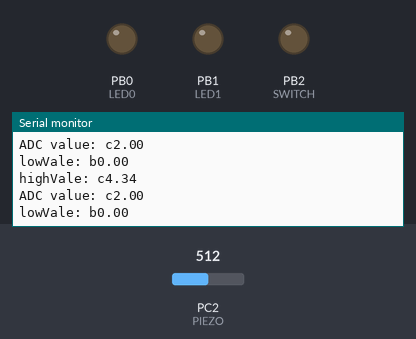
A program run on a simulated ATmega328P, built with avr-gcc and emulated at 12 MHz (the files do not name the chip). On the bench: output pins drawn as LEDs (lit = HIGH), the last lines printed to the serial monitor. The test bench sets the inputs (shaded band); at power-on: PC2 (PIEZO) = 512.

Above: at 1.2 s.
1.3 s: PC2 (PIEZO) set to 534
At 2.0 s:
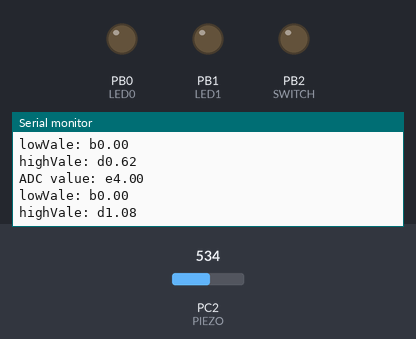
2.9 s: PC2 (PIEZO) set to 561
At 3.7 s:
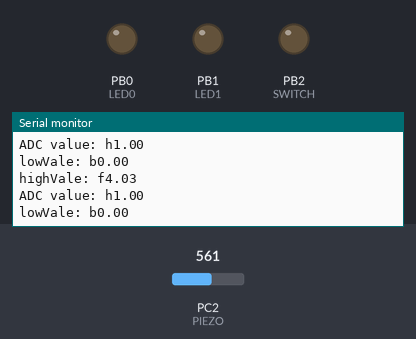
4.4 s: PC2 (PIEZO) set to 623
At 5.1 s:
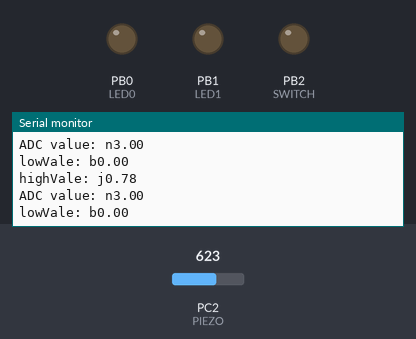
5.9 s: PC2 (PIEZO) set to 639
At 6.8 s:
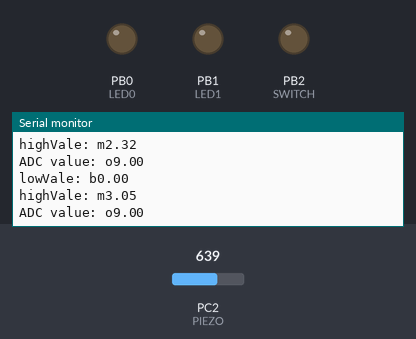
7.4 s: PC2 (PIEZO) set to 755
At 8.4 s:
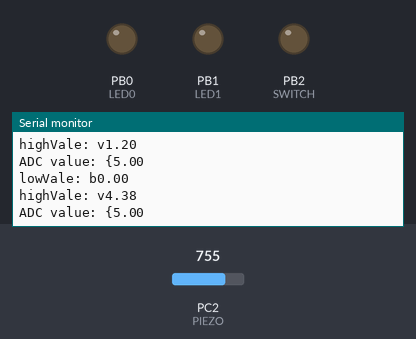
8.9 s: PC2 (PIEZO) set to 784
At 9.9 s:
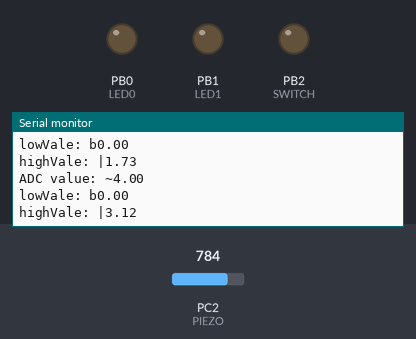
Timing chart, 0 to 11.4 s (numbered marks = the images above; inputs shaded):
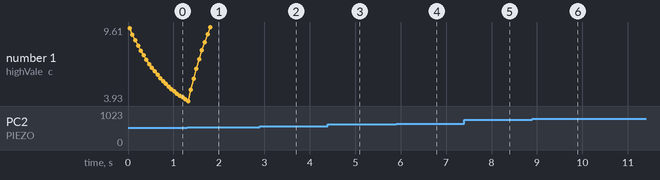

Measured:
- the behaviour switches between 545 and 546 on PC2 (PIEZO) (found by bisection; images 1 and 2)
- the behaviour switches between 630 and 631 on PC2 (PIEZO) (found by bisection; images 3 and 4)
- the behaviour switches between 771 and 772 on PC2 (PIEZO) (found by bisection; images 5 and 6)
- after the input at 1.3 s, the serial monitor: prints a new line after 0.05 s (image 1)
- after the input at 2.9 s, the serial monitor: prints a new line at once (image 2)
- after the input at 4.4 s, the serial monitor: prints a new line at once (image 3)
- after the input at 5.9 s, the serial monitor: prints a new line at once (image 4)
- after the input at 7.4 s, the serial monitor: prints a new line at once (image 5)

The program:

main.c
```c
/*
	footstepDetector_fix.c
	Sensitive footstep-detector and EWMA demo

	We will be using the ADC and a sensor to make essentially a DIY accelerometer, but one that is specifically
	tuned to detect very small vibrations like taps on a tabletop, tiny earthquakes, or in my case, a person
	walking up the stairs.

	+) The circuit:
										VCC
										|
										|
										R1 (1Mohm)
	AVR PC2								|
	----------R3(10 kOhm)---------------|----------------
										|				|
										R2 (1Mohm)		Piezo Element
										|				|
										|				|
										GND				GND


 */

#define F_CPU		12000000UL				// Clock CPU: 12MHz
#include <avr/io.h>
#include <util/delay.h>
#include <avr/sleep.h>
#include "USART_RS232.h"

/*	Define device pins	*/
#define	LED_DDR		DDRB
#define LED_PORT	PORTB
#define LED0		PORTB0
#define LED1		PORTB1

#define PIEZO		PORTC2
#define SWITCH		PORTB2					// turn on when detecting footstep with LED0/1
#define	USE_POT		0						// if using pot, define USE_POT to 1
#if USE_POT
#define	POT			PORTC5
#endif

/*	Define constant symbolic	*/
#define ON_TIME			2000				// time (ms) for turning on LED
#define CYCLE_DELAY		10
#define INITIAL_PADDING	16					// higher is less sensitive


void initADC(void)
{
	ADMUX |= (1 << REFS0);						// AVCC with external capacitor at AREF pin
	ADCSRA |= (1 << ADPS2) | (1 << ADPS1);		// prescaler = 64 -> clock ADC = 12MHz/64 = 187.5kHz
	ADCSRA |= (1 << ADEN);						// enable ADC
}

uint16_t readADC(uint8_t channel)
{
	ADMUX = (0xF0 & ADMUX) | channel;			// choose ADC5 as input
	ADCSRA |= (1 << ADSC);						// start ADC conversion
	while (ADCSRA & (1 << ADSC));				// loop until complete conversion
	return (ADC);
}

void printFloat(float number) {
	number = round(number * 100) / 100;									// round off to 2 decimal places
	transmitByte('0' + number / 10);									// tens place
	transmitByte('0' + number - 10 * floor(number / 10));				// ones place
	transmitByte('.');
	transmitByte('0' + (number * 10) - floor(number) * 10);				// first decimal digit
	transmitByte('0' + (number * 100) - floor(number * 10) * 10);		// second decimal digit
}

int main(void)
{
	/*------------Inits-----------*/
    uint16_t lightsOutTimer = 0;
    uint16_t adcValue;
	float middleValue = 511;
	float highValue = 520;
	float lowValue = 500;
	float noiseVolume = 0;
	uint8_t padding = INITIAL_PADDING;
	LED_DDR = ((1 << LED0) | (1 << LED1) | (1 << SWITCH));
	initADC();
	initUSART();

	/*------------Loop event-------*/
    while (1)
    {
		adcValue = readADC(PIEZO);			// read value from sensor Piezo

		 /* moving average -- tracks sensor's bias voltage */
		 middleValue = (float)(adcValue / 16) + (15 * middleValue) / 16;

		 /* Moving Average:
			+) Above middleValue: highValue ? Updated when adcValue > middleValue
			+) Below middleValue: lowValue  ? Updated when adcValue < middleValue		*/
		 if (adcValue > middleValue)
		 {
			 highValue = (float)(adcValue / 16) + (15 * highValue) / 16;
		 }
		 if (adcValue < middleValue)
		 {
			 lowValue = (adcValue / 16) + (15 * lowValue) / 16;;
		 }

		 /*	highValue   lowValue: background noise
			? padding: Add a small margin to the background noise for calibration
			? Prevent the sensor from being overly sensitive to minor changes.		*/
		 noiseVolume = highValue - lowValue + padding;

		 /* Now check to see if ADC value above or below thresholds */
		 if (adcValue < (middleValue - noiseVolume))
		 {
			 LED_PORT = (1 << LED0) | (1 << SWITCH);       // one LED, switch
			 lightsOutTimer = ON_TIME / CYCLE_DELAY;       // reset timer
		 }
		 else if (adcValue > (middleValue + noiseVolume))
		 {
			 LED_PORT = (1 << LED1) | (1 << SWITCH);		// other LED, switch
			 lightsOutTimer = ON_TIME / CYCLE_DELAY;        // reset timer
		 }
		 else
		 {                            /* Nothing seen, turn off lights */
			 LED_PORT &= ~(1 << LED0);
			 LED_PORT &= ~(1 << LED1);						// both off
			 if (lightsOutTimer > 0)						// time left on timer
			 {
				 lightsOutTimer--;
			 }
			 else											 // time's up
			 {
				 LED_PORT &= ~(1 << SWITCH);                 // turn switch off
			 }
		 }

		 #if USE_POT                          // optional padding potentiometer
		 padding = readADC(POT) >> 4;         // modify padding through PC5
		 #endif
		 /* Serial output and delay */
		 printString("\r\nADC value: ");
		 printFloat(adcValue);
		 printString("\r\nlowVale: ");
		 printFloat(lowValue);
		 printString("\r\nhighVale: ");
		 printFloat(highValue);
		 _delay_ms(CYCLE_DELAY);
	}

}
```

USART_RS232.c
```c
/*
	Các hàm đơn giản giúp truyền thông nối tiếp hoạt động.

	Lưu ý rằng receiveByte() là hàm dạng blocking — nó sẽ ngồi chờ mãi mãi cho đến khi có
	một byte dữ liệu đến. Nếu bạn đang làm điều gì đó thú vị hơn, bạn sẽ muốn triển khai
	chức năng này bằng ngắt (interrupts).

	initUSART yêu cầu BAUDRATE phải được định nghĩa để tính toán hệ số nhân tốc độ truyền (bit-rate multiplier).
	Giá trị 9600 là một mặc định hợp lý.

	NOTE: Có thể không hoạt động với vài chip AVR cũ như: Mega8, Mega16, Mega32, Tiny2313, ...
*/

#include <avr/io.h>
#include "USART_RS232.h"
#include <util/setbaud.h>

// Khởi tạo USART
void initUSART(void)
{
	// UBRR0H và UBRR0L được tính toán trong file <setbaud.h>
	UBRR0H = UBRRH_VALUE;
	UBRR0L = UBRRL_VALUE;

	// Chỉ thị tiền xử lý về việc có sử dụng chế độ double-speed hay không?
	#if USE_2X
	UCSR0A |= (1 << U2X0);
	#else
	UCSR0A &= ~(1 << U2X0);
	#endif

	// Khởi tạo 2 thanh ghi UCSR0B và UCSR0C
	UCSR0B = (1 << RXEN0) | (1 << TXEN0);				// Receive, Transmit mode enable
	UCSR0C = (1 << UCSZ01) | (1 << UCSZ00);				// 8 data bits, 1 stop bit, no parity bit
}

// Hàm truyền dữ liệu qua USART
void transmitByte(uint8_t data)
{
	// Đợi đến khi UDRE = 1 (hay là Data Register sẵn sàng nhận dữ liệu)
	while ((UCSR0A & (1 << UDRE0)) == 0x00){;}

	// USART Data Register store data
	UDR0 = data;
}

// Hàm nhận dữ liệu qua USART
uint8_t receiveByte(void)
{
	/* Đợi dữ liệu đến */
	// RXC: Bit 1 neu co du lieu chua duoc
	while(!(UCSR0A & (1 << RXC0)));

	// Nhận dữ liệu từ USART Data Register
	return UDR0;
}

/* 	Hàm tiện ích để truyền toàn bộ chuỗi ký tự từ RAM	*/
void printString(const char myString[])
{
	uint8_t i = 0;
	while (myString[i] != '\0')
	{
		transmitByte(myString[i]);
		++i;
	}

}

/* 	Định nghĩa một biến char[] truyền vào hàm, biến này sẽ lưu trữ
	tất cả những gì bạn đã truyền qua cổng Serial	*/
void readString(char myString[], uint8_t maxLength)
{
	char response;
	uint8_t i = 0;
	// i < maxLength - 1: Để ký tự cuối là ký tự NULL
	while (i < (maxLength - 1))
	{
		response = receiveByte();		// Nhận một ký tự
		transmitByte(response);         // Phản hồi lại lên terminal để xác nhận việc đã đọc thành công?
		if (response == '\r') 			// Nếu nhập ký tự return ('\r') thì dừng việc đọc
			break;
		else
		{
		myString[i] = response;         // Thêm một ký tự vào chuỗi
		i++;
		}
	}
	myString[i] = 0;                    // Ký tự NULL
}

/*	In byte thành một số ASCII 3-digits tương ứng */
void printByte(uint8_t byte)
{
	transmitByte('0' + (byte / 100));					// Hàng trăm
	transmitByte('0' + ((byte / 10) % 10));				// Hàng chục
	transmitByte('0' + byte % 10);						// Hàng đơn vị
}

/*	In ra một word (16-bits) thành một số ASCII 5-digit tương ứng 	*/
void printWord(uint16_t word)
{
	transmitByte('0' + (word / 10000));                 // Hàng chục nghìn
	transmitByte('0' + ((word / 1000) % 10));           // Hàng nghìn
	transmitByte('0' + ((word / 100) % 10));            // Hàng trăm
	transmitByte('0' + ((word / 10) % 10));             // Hàng chục
	transmitByte('0' + (word % 10));                    // Hàng đơn vị
}

/* 	In ra một byte dưới dạng hệ nhị phân 0s và 1s	*/
void printBinaryByte(uint8_t byte)
{
	// MSB -> LSB
	for (uint8_t i = 8; i > 0; i--)
		transmitByte((byte & (1 << (i - 1)) ? '1' : '0'));
}

/* 	In ra một byte dưới dạng hệ thập phân	*/
char nibbleToHexCharacter(uint8_t nibble)
{
	return (nibble < 10 ? '0' + nibble : 'A' + nibble - 10);
}

void printHexByte(uint8_t byte)
{
	uint8_t upperNibble = byte >> 4;
	uint8_t lowerNibble = byte & 0x0F;
	transmitByte(upperNibble >= 10 ? 'A' + (upperNibble - 10) : '0' + upperNibble);
	transmitByte(lowerNibble >= 10 ? 'A' + (lowerNibble - 10) : '0' + lowerNibble);
}

/*	Nhận 3 chữ cái ASCII và chuyển chúng thành một byte khi nhấn Enter ('\r')	*/
uint8_t getNumber(void)
{
	// Nhận 1 số 0 - 255 từ cổng Serial và chuyển chuỗi ký tự thành số tương ứng
	char hundreds = '0';
	char tens = '0';
	char ones = '0';
	char thisChar = '0';
	do
	{
		// Dịch các hàng sang bên trái <-
		hundreds = tens;
		tens = ones;
		ones = thisChar;
		thisChar = receiveByte();                   // Nhận một ký tự mới
		transmitByte(thisChar);                     // Truyền lại ký tự vừa nhận được để xác nhận
	} while (thisChar != '\r');                     // Lặp đến khi gặp ký tự return
	return (100 * (hundreds - '0') + 10 * (tens - '0') + ones - '0');
}
```

USART_RS232.h
```c
/*
	Hàm để khởi tạo, truyền (transmit), nhận (receive) ký tự qua USART
	initUSART() yêu cầu BAUD được định nghĩa để tính toán hệ số nhân tốc
	độ truyền bit (bit-rate multiplier)
 */

#ifndef USART_RS232_H
#define USART_RS232_H

#ifndef BAUD                          /* Nếu không được định nghĩa trong Makefile... */
#define BAUD  9600                    /* Đặt một baud rate default... */
#endif

// Nếu file <util/delay.h> tồn tại thì undefine F_CPU
#ifdef F_CPU
#undef F_CPU
#endif

// redefine clock CPU: 12MHz
#define F_CPU 12000000UL

/* Định nghĩa để thuận lợi cho việc sử dụng về sau	*/
#define   USART_HAS_DATA   (UCSR0A & (1 << RXC0))
#define   USART_READY      (UCSR0A & (1 << UDRE0))

/* Nhận F_CPU và BAUD đã được định nghĩa, tính toán hệ số
	nhân bit-rate theo công thức trong datasheet - cái này tự
	được tính toán trong <hàm setbaud.h>			*/
void initUSART(void);

/* 	Khối hàm truyền (transmit) và nhận (receive) dữ liệu từ thanh ghi UDR0
	Khi gọi hàm receiveByte() thì chương trình của bạn sẽ bị treo
	đển khi có dữ liệu đến.		*/
void transmitByte(uint8_t data);
uint8_t receiveByte(void);

/* 	Hàm tiện ích để truyền toàn bộ chuỗi ký tự từ RAM	*/
void printString(const char myString[]);

/* 	Định nghĩa một biến char[] truyền vào hàm, biến này sẽ lưu trữ
	tất cả những gì bạn đã truyền qua cổng Serial	*/
void readString(char myString[], uint8_t maxLength);

/*	In byte thành một số ASCII 3-digits tương ứng
	Ví dụ: byte = 56 -> Tương đương "0", "5", "6" trong mã ASCII và truyền
	bằng USART		*/
void printByte(uint8_t byte);

/*	In ra một word (16-bits) thành một số ASCII 5-digit tương ứng 	*/
void printWord(uint16_t word);

/* 	In ra một byte dưới dạng hệ nhị phân 0s và 1s	*/
void printBinaryByte(uint8_t byte);

/* 	In ra một byte dưới dạng hệ thập phân	*/
char nibbleToHexCharacter(uint8_t nibble);
void printHexByte(uint8_t byte);

/*	Nhận 3 chữ cái ASCII và chuyển chúng thành một byte khi nhấn Enter ('\r')	*/
uint8_t getNumber(void);


#endif
```
